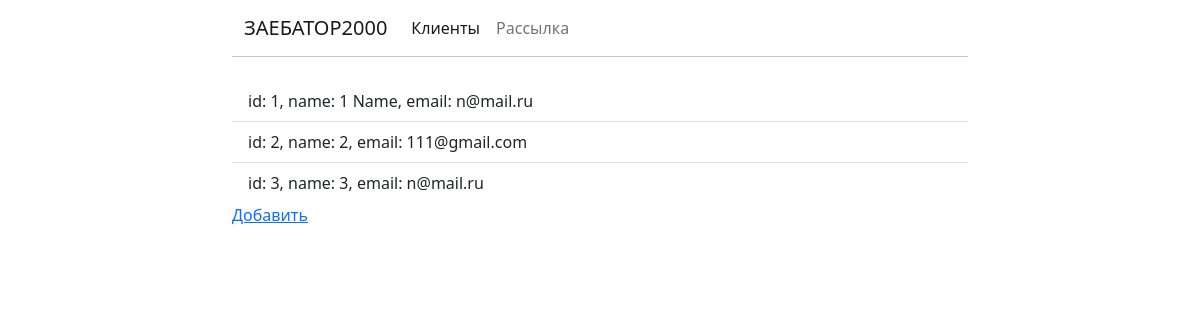
The app's page /clients with its own data.
### mails/models.py (models this page shows, shortened)
class Client(models.Model):
  name = models.CharField(max_length=200)
  email = models.EmailField(max_length=500)

### mails/views.py (the view)
# urls.py: path('clients', views.ClientListView.as_view(), name='client-list'),
class ClientListView(generic.ListView):
  model = Client

### mails/templates/mails/client_list.html
{% extends 'base.html' %}
{% load crispy_forms_tags %}
{% block content %}
<div class="list-group list-group-flush">
  {% for client in object_list %}
  <a href="{% url 'client-update' client.id %}" class="list-group-item list-group-item-action" aria-current="true">
    id: {{client.id}}, name: {{ client.name }}, email: {{ client.email }}
  </a>
  {% endfor %}
</div>
<a href="{% url 'client-add' %}" class="link-primary">Добавить</a>
{% endblock %}

### records on screen
Client: id "1", name "1 Name", email "n@mail.ru"
Client: id "2", name "2", email "111@gmail.com"
Client: id "3", name "3", email "n@mail.ru"
